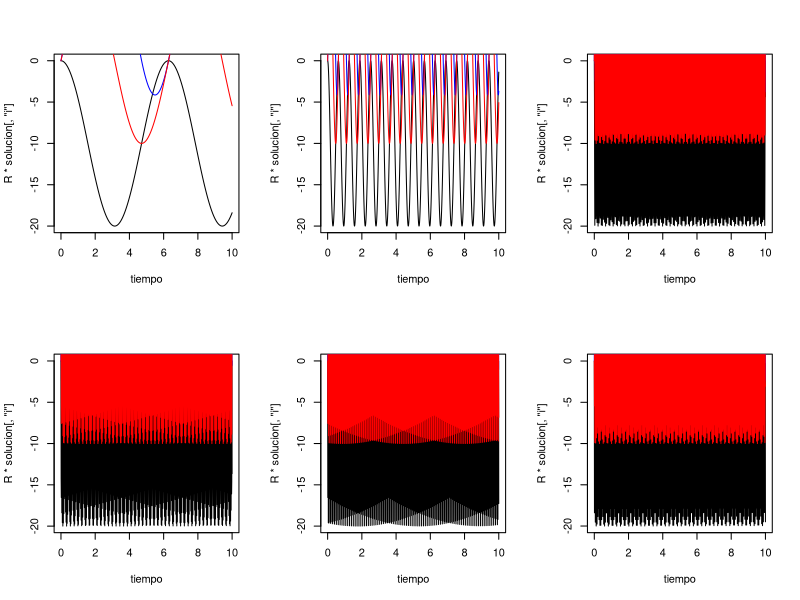

Write the R code that produced this figure.

library(deSolve)
w=c(1,10,100,200,400,1000)
par(mfrow=c(2,3))
A=10
R=1000
C=(0.1)*(10^(-6))
yini=c(i=0)#vector de condiciones iniciales
#i=A/R #posición inicial
for(k in 1:6){
i=function(t,y,parms){
  with(as.list(y),{
    di=(1/R)*(-A*sin(w[k]*t)*w[k])-(i/R*C)
    list(c(di))})}
tiempo=seq(0,10,0.01)
solucion=ode(y=yini,times=tiempo,func=i,parms=NULL)
#plot(tiempo,solucion[,'i'],type='l')
plot(tiempo,R*solucion[,'i'],type='l')
lines(tiempo,A*sin(w[k]*tiempo)-R*solucion[,'i'],col='blue')
lines(tiempo,A*sin(w[k]*tiempo),col='red')
}
